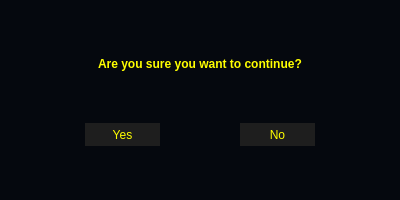
<?xml version="1.0" encoding="UTF-8"?>
<ui version="4.0">
 <class>YesNo</class>
 <widget class="QDialog" name="YesNo">
  <property name="geometry">
   <rect>
    <x>0</x>
    <y>0</y>
    <width>400</width>
    <height>200</height>
   </rect>
  </property>
  <property name="sizePolicy">
   <sizepolicy hsizetype="Fixed" vsizetype="Fixed">
    <horstretch>0</horstretch>
    <verstretch>0</verstretch>
   </sizepolicy>
  </property>
  <property name="minimumSize">
   <size>
    <width>400</width>
    <height>200</height>
   </size>
  </property>
  <property name="maximumSize">
   <size>
    <width>400</width>
    <height>200</height>
   </size>
  </property>
  <property name="windowTitle">
   <string>Lucrum</string>
  </property>
  <property name="windowIcon">
   <iconset>
    <normaloff>../Resources/icon.ico</normaloff>../Resources/icon.ico</iconset>
  </property>
  <property name="styleSheet">
   <string notr="true">background-color: rgb(5, 8, 14);</string>
  </property>
  <layout class="QGridLayout" name="gridLayout">
   <item row="0" column="0">
    <layout class="QVBoxLayout" name="verticalLayout">
     <item>
      <spacer name="verticalSpacer_3">
       <property name="orientation">
        <enum>Qt::Vertical</enum>
       </property>
       <property name="sizeHint" stdset="0">
        <size>
         <width>20</width>
         <height>40</height>
        </size>
       </property>
      </spacer>
     </item>
     <item>
      <layout class="QHBoxLayout" name="horizontalLayout">
       <item>
        <spacer name="horizontalSpacer">
         <property name="orientation">
          <enum>Qt::Horizontal</enum>
         </property>
         <property name="sizeHint" stdset="0">
          <size>
           <width>40</width>
           <height>20</height>
          </size>
         </property>
        </spacer>
       </item>
       <item>
        <widget class="QLabel" name="LBL_Sure">
         <property name="font">
          <font>
           <weight>75</weight>
           <bold>true</bold>
          </font>
         </property>
         <property name="styleSheet">
          <string notr="true">color: rgb(255, 255, 0);</string>
         </property>
         <property name="text">
          <string>Are you sure you want to continue?</string>
         </property>
        </widget>
       </item>
       <item>
        <spacer name="horizontalSpacer_2">
         <property name="orientation">
          <enum>Qt::Horizontal</enum>
         </property>
         <property name="sizeHint" stdset="0">
          <size>
           <width>40</width>
           <height>20</height>
          </size>
         </property>
        </spacer>
       </item>
      </layout>
     </item>
     <item>
      <spacer name="verticalSpacer">
       <property name="orientation">
        <enum>Qt::Vertical</enum>
       </property>
       <property name="sizeHint" stdset="0">
        <size>
         <width>20</width>
         <height>40</height>
        </size>
       </property>
      </spacer>
     </item>
     <item>
      <layout class="QHBoxLayout" name="horizontalLayout_3">
       <item>
        <spacer name="horizontalSpacer_3">
         <property name="orientation">
          <enum>Qt::Horizontal</enum>
         </property>
         <property name="sizeHint" stdset="0">
          <size>
           <width>40</width>
           <height>20</height>
          </size>
         </property>
        </spacer>
       </item>
       <item>
        <widget class="QPushButton" name="BTN_Yes">
         <property name="minimumSize">
          <size>
           <width>75</width>
           <height>23</height>
          </size>
         </property>
         <property name="cursor">
          <cursorShape>PointingHandCursor</cursorShape>
         </property>
         <property name="styleSheet">
          <string notr="true">QPushButton{
	border-style: outset;
	background-color: rgb(30, 30, 30);	
	color: rgb(255, 255, 0);
}

QPushButton:hover{
    background-color: rgb(30, 30, 30);
	border-bottom: 2px solid ;
	border-bottom-color: rgb(255, 255, 0);
}</string>
         </property>
         <property name="text">
          <string>Yes</string>
         </property>
        </widget>
       </item>
       <item>
        <spacer name="horizontalSpacer_5">
         <property name="orientation">
          <enum>Qt::Horizontal</enum>
         </property>
         <property name="sizeHint" stdset="0">
          <size>
           <width>40</width>
           <height>10</height>
          </size>
         </property>
        </spacer>
       </item>
       <item>
        <widget class="QPushButton" name="BTN_No">
         <property name="minimumSize">
          <size>
           <width>75</width>
           <height>23</height>
          </size>
         </property>
         <property name="cursor">
          <cursorShape>PointingHandCursor</cursorShape>
         </property>
         <property name="styleSheet">
          <string notr="true">QPushButton{
	border-style: outset;
	background-color: rgb(30, 30, 30);	
	color: rgb(255, 255, 0);
}

QPushButton:hover{
    background-color: rgb(30, 30, 30);
	border-bottom: 2px solid ;
	border-bottom-color: rgb(255, 255, 0);
}</string>
         </property>
         <property name="text">
          <string>No</string>
         </property>
        </widget>
       </item>
       <item>
        <spacer name="horizontalSpacer_4">
         <property name="orientation">
          <enum>Qt::Horizontal</enum>
         </property>
         <property name="sizeHint" stdset="0">
          <size>
           <width>40</width>
           <height>20</height>
          </size>
         </property>
        </spacer>
       </item>
      </layout>
     </item>
     <item>
      <spacer name="verticalSpacer_2">
       <property name="orientation">
        <enum>Qt::Vertical</enum>
       </property>
       <property name="sizeHint" stdset="0">
        <size>
         <width>20</width>
         <height>40</height>
        </size>
       </property>
      </spacer>
     </item>
    </layout>
   </item>
  </layout>
 </widget>
 <resources/>
 <connections/>
</ui>
